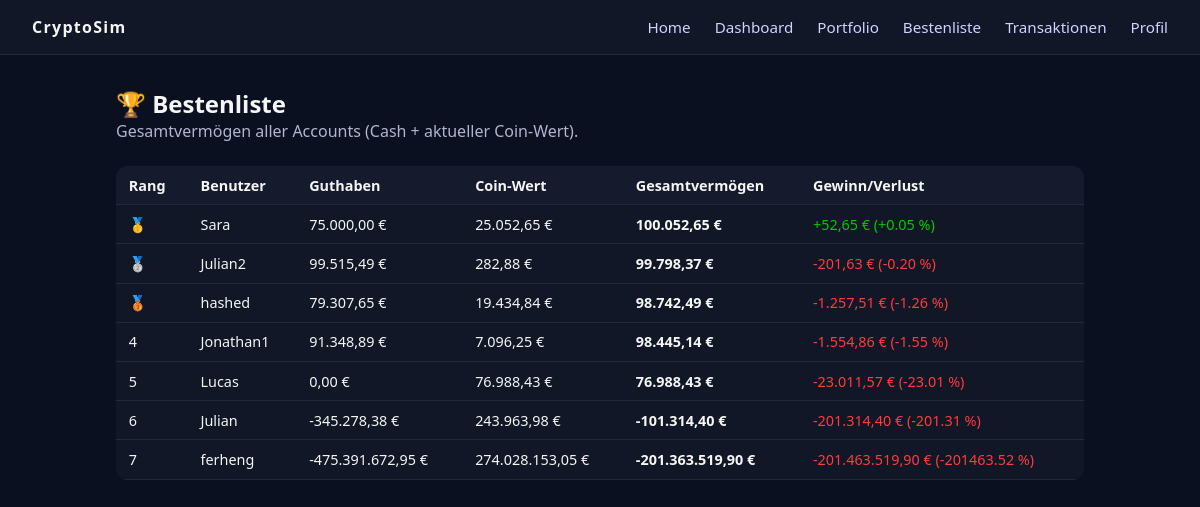
The app's page /leaderboard with its own data.
### tables this page shows
CREATE TABLE accounts (
        id INTEGER PRIMARY KEY AUTOINCREMENT,
        name TEXT UNIQUE NOT NULL,
        pw TEXT NOT NULL,
        created_at DATETIME DEFAULT CURRENT_TIMESTAMP
    );

### app.py (the view)
@app.route("/leaderboard")
def leaderboard():
    entries = portfolio_service.get_leaderboard()
    acc_id = session.get("acc_id")
    return render_template("leaderboard.html", entries=entries, current_acc_id=acc_id)

### app.py (called while the page is built)
@app.template_filter("eur")
def eur_format(value):
    try:
        return f"{value:,.2f} €".replace(",", "X").replace(".", ",").replace("X", ".")
    except Exception:
        return value

### models/database.py (called while the page is built)
    @staticmethod
    def get_connection():
        conn = sqlite3.connect(DB_PATH)
        conn.row_factory = sqlite3.Row
        return conn

### templates/leaderboard.html (shortened to what this page needs)
{% extends "base.html" %}
{% block content %}
<h2>🏆 Bestenliste</h2>
<p class="subtext" style="color:#b0b5d0;">
  Gesamtvermögen aller Accounts (Cash + aktueller Coin-Wert).
</p>
{% if entries %}
<table class="table leaderboard-table">
  <thead>
    <tr>
      <th>Rang</th>
      <th>Benutzer</th>
      <th>Guthaben</th>
      <th>Coin-Wert</th>
      <th>Gesamtvermögen</th>
      <th>Gewinn/Verlust</th>
    </tr>
  </thead>
  <tbody>
    {% for e in entries %}
    <tr class="{% if e.acc_id == current_acc_id %}leaderboard-self{% endif %}">
      <td>
        {% if e.rank == 1 %}🥇
        {% elif e.rank == 2 %}🥈
        {% elif e.rank == 3 %}🥉
        {% else %}{{ e.rank }}
        {% endif %}
      </td>
      <td>
        {{ e.name }}
      </td>
      <td>{{ e.balance|eur }}</td>
      <td>{{ e.coin_value|eur }}</td>
      <td><strong>{{ e.total|eur }}</strong></td>
      <td style="color: {{ '#00c800' if e.profit_loss >= 0 else '#ff3c3c' }}">
        {{ '+' if e.profit_loss >= 0 else '' }}{{ e.profit_loss|eur }}
        ({{ '+' if e.profit_loss_pct >= 0 else '' }}{{ "%.2f"|format(e.profit_loss_pct) }} %)
      </td>
    </tr>
    {% endfor %}
  </tbody>
</table>
{% else %}
<p>Es gibt noch keine Accounts.</p>
{% endif %}
{% endblock %}

### templates/base.html (shortened to what this page needs)
<!DOCTYPE html>
<html lang="de">
<head>
  <link rel="stylesheet" href="{{ url_for('static', filename='css/styles.css') }}">
</head>
<body>
  <nav class="navbar">
    <div class="nav-logo">CryptoSim</div>
    <ul class="nav-links">
      <li><a href="{{ url_for('home') }}">Home</a></li>
      <li><a href="{{ url_for('dashboard') }}">Dashboard</a></li>
      <li><a href="{{ url_for('portfolio') }}">Portfolio</a></li>
      <li><a href="{{ url_for('leaderboard') }}">Bestenliste</a></li>
      <li><a href="{{ url_for('transactions') }}">Transaktionen</a></li>
      <li><a href="{{ url_for('profile') }}">Profil</a></li>
    </ul>
  </nav>
  <main class="container">
    {% block content %}{% endblock %}
  </main>
</body>
</html>

### static/css/styles.css (style rules this page uses)
* { box-sizing: border-box; margin: 0; padding: 0; font-family: system-ui, -apple-system, BlinkMacSystemFont, "Segoe UI", sans-serif; }
body { background: #0b1020; color: #f5f5f5; }
a { color: inherit; text-decoration: none; }
.navbar { display: flex; justify-content: space-between; align-items: center; padding: 1rem 2rem; background: #111726; border-bottom: 1px solid #222a3a; position: sticky; top: 0; z-index: 10; }
.nav-logo { font-weight: 700; letter-spacing: 0.08em; }
.nav-links { list-style: none; display: flex; gap: 1.5rem; }
.nav-links a { color: #cfd3ff; font-size: 0.95rem; }
.container { max-width: 1000px; margin: 2rem auto; padding: 0 1rem; }
.table { width: 100%; border-collapse: collapse; margin-top: 1.5rem; background: #111726; border-radius: 12px; overflow: hidden; }
.table th, .table td { padding: 0.6rem 0.8rem; border-bottom: 1px solid #222a3a; font-size: 0.9rem; }
.table th { background: #151b2c; text-align: left; }

### records on screen
accounts: name "Sara", balance|eur "75.000,00 €", coin_value|eur "25.052,65 €", total|eur "100.052,65 €", profit_loss "+", profit_loss|eur "52,65 €", profit_loss_pct "+", profit_loss_pct "0.05"
accounts: name "Julian2", balance|eur "99.515,49 €", coin_value|eur "282,88 €", total|eur "99.798,37 €", profit_loss|eur "-201,63 €", profit_loss_pct "-0.20"
accounts: name "hashed", balance|eur "79.307,65 €", coin_value|eur "19.434,84 €", total|eur "98.742,49 €", profit_loss|eur "-1.257,51 €", profit_loss_pct "-1.26"
accounts: rank "4", name "Jonathan1", balance|eur "91.348,89 €", coin_value|eur "7.096,25 €", total|eur "98.445,14 €", profit_loss|eur "-1.554,86 €", profit_loss_pct "-1.55"
accounts: rank "5", name "Lucas", balance|eur "0,00 €", coin_value|eur "76.988,43 €", total|eur "76.988,43 €", profit_loss|eur "-23.011,57 €", profit_loss_pct "-23.01"
accounts: rank "6", name "Julian", balance|eur "-345.278,38 €", coin_value|eur "243.963,98 €", total|eur "-101.314,40 €", profit_loss|eur "-201.314,40 €", profit_loss_pct "-201.31"
accounts: rank "7", name "ferheng", balance|eur "-475.391.672,95 €", coin_value|eur "274.028.153,05 €", total|eur "-201.363.519,90 €", profit_loss|eur "-201.463.519,90 €", profit_loss_pct "-201463.52"
